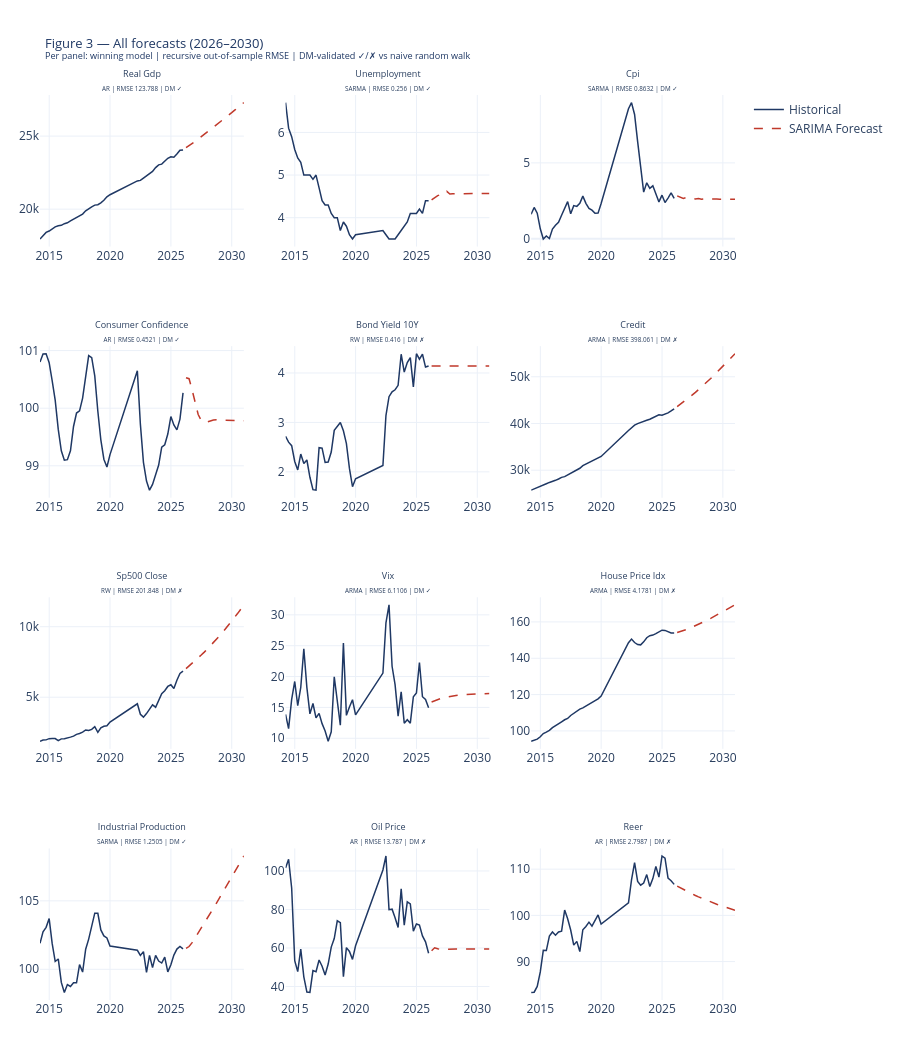

The code cell stored with this chart in its notebook:
### Code cell
# ── Figure 3 — ALL forecasts (annotated with winning model, OOS RMSE, DM flag) ──
def _panel_title(var):
    row = backtest_summary.loc[backtest_summary['Variable'] == var]
    base = var.replace('us_', '').replace('_', ' ').title()
    if row.empty:
        return base
    r = row.iloc[0]
    mark = '\u2713' if (r.get('_validated') == True) else '\u2717'
    rmse = '' if pd.isna(r['RMSE']) else f" | RMSE {r['RMSE']:g}"
    return f"{base}<br><sub>{r['Winning model']}{rmse} | DM {mark}</sub>"

def plot_forecast_panels(var_list, fig_title):
    if not var_list:
        print('  (no variables to plot)'); return None
    n_cols = 3
    n_rows = int(np.ceil(len(var_list) / n_cols))
    fig = make_subplots(rows=n_rows, cols=n_cols,
                        subplot_titles=[_panel_title(v) for v in var_list],
                        vertical_spacing=0.11, horizontal_spacing=0.06)
    for i, var in enumerate(var_list):
        r, c = i // n_cols + 1, i % n_cols + 1
        hist = df_hist[var].dropna()
        fc   = forecast_raw[var] if var in forecast_raw.columns else None
        fig.add_trace(go.Scatter(x=hist.index[-40:], y=hist.values[-40:], mode='lines',
                                 line=dict(color=NAVY, width=1.5),
                                 showlegend=(i == 0), name='Historical'), row=r, col=c)
        if fc is not None:
            fig.add_trace(go.Scatter(x=fc.index, y=fc.values, mode='lines',
                                     line=dict(color=RED, width=1.5, dash='dash'),
                                     showlegend=(i == 0), name='SARIMA Forecast'), row=r, col=c)
    fig.update_layout(title=dict(text=fig_title, font=dict(size=13, color=NAVY)),
                      template=TEMPLATE, height=n_rows * 260,
                      margin=dict(t=95, b=40, l=40, r=20))
    fig.update_annotations(font_size=9)
    fig.show()
    return fig

fig_all = plot_forecast_panels(
    [v for v in RAW_TO_FORECAST if v in forecast_raw.columns],
    'Figure 3 \u2014 All forecasts (2026\u20132030)<br>'
    '<sup>Per panel: winning model | recursive out-of-sample RMSE | '
    'DM-validated \u2713/\u2717 vs naive random walk</sup>')
